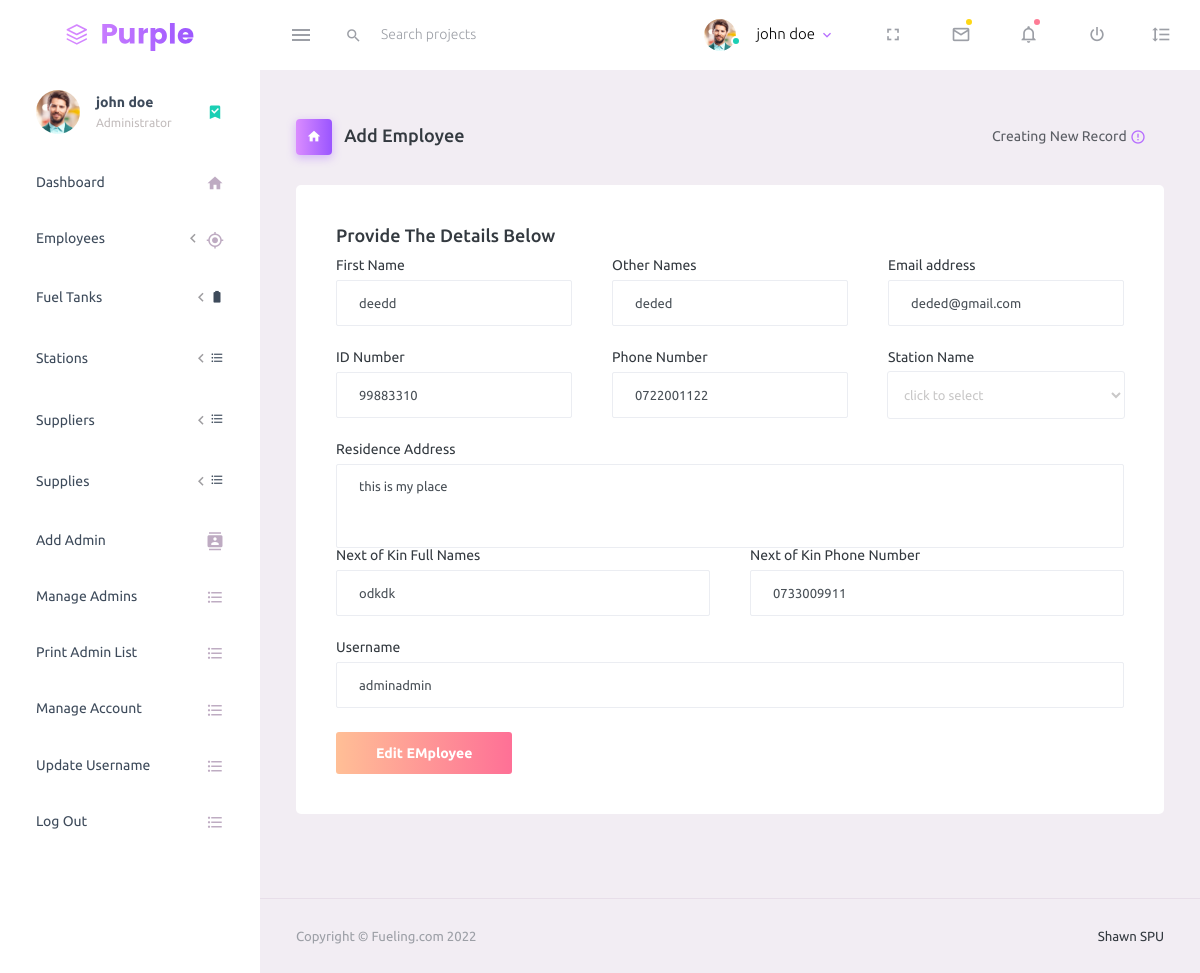
The page /admin/edit-employee.php?id=3 (signed in) on the database its author committed.
### tables this page shows
CREATE TABLE `employee` (
  `employee_id` int NOT NULL,
  `employee_first_name` varchar(50) NOT NULL,
  `employee_other_names` varchar(50) NOT NULL,
  `employee_id_number` varchar(50) NOT NULL,
  `employee_email_address` varchar(5000) NOT NULL,
  `employee_residence` varchar(500) NOT NULL,
  `residence_next_of_kin_full_names` varchar(50) NOT NULL,
  `employee_next_of_kin_phone_number` varchar(10) NOT NULL,
  `employee_phone_number` varchar(10) NOT NULL,
  `employee_station_id` int DEFAULT NULL
);

### admin/edit-employee.php (the view, shortened to what the rows shown need)
<?php
require 'admin-account.php';
?>
<?php
$tankid = $_GET['id'];
include '../db-conection.php';
$bookings = "SELECT * FROM `employee` WHERE `employee_id` = '$tankid'";
$querybookings = mysqli_query($conn, $bookings);
$bookingsrows = mysqli_num_rows($querybookings);
if ($bookingsrows >= 1) {
    while ($fetch = mysqli_fetch_assoc($querybookings)) {
        $globalfirstname = $fetch['employee_first_name'];
        $globalthernames = $fetch['employee_other_names'];
        $globalidnumber = $fetch['employee_id_number'];
        $globalemail = $fetch['employee_email_address'];
        $globalresidence = $fetch['employee_residence'];
        $globalkinfullname = $fetch['residence_next_of_kin_full_names'];
        $globalkinphonenumber = $fetch['employee_next_of_kin_phone_number'];
        $globalphonenumber = $fetch['employee_phone_number'];
    }
    global $globalfirstname;
    global $globalthernames;
    global $globalidnumber;
    global $globalemail;
    global $globalresidence;
    global $globalkinfullname;
    global $globalkinphonenumber;
    global $globalphonenumber;
}
?>
<!DOCTYPE html>
<html lang="en">
<head>
    <link rel="stylesheet" href="assets/vendors/mdi/css/materialdesignicons.min.css">
    <link rel="stylesheet" href="assets/vendors/css/vendor.bundle.base.css">
    <link rel="stylesheet" href="assets/css/style.css">
    <link rel="stylesheet" type="text/css" href="assets/css/toastr.min.css">
    <link rel="stylesheet" type="text/css" href="assets/css/toastr-btn.css">
</head>
<body>
    <div class="container-scroller">
        <?php include 'topbar.php'; ?>
        <div class="container-fluid page-body-wrapper">
            <?php include 'sidebar.php'; ?>
            <div class="main-panel">
                <div class="content-wrapper">
                    <div class="row">
                        <div class="col-12 grid-margin stretch-card">
                            <div class="card">
                                <div class="card-body">
                                    <form class="forms-sample" action="" method="POST" autocomplete="off" ">
                                        <div class=" row">
                                        <div class="col-4">
                                            <div class="form-group">
                                                <label for="exampleInputName1">First Name</label>
                                                <input type="text" class="form-control" id="exampleInputName1"
                                                    placeholder="Name" name="firstname"
                                                    value="<?php echo $globalfirstname; ?>">
                                            </div>
                                        </div>
                                        <div class="col-4">
                                            <div class="form-group">
                                                <label for="exampleInputName1">Other Names</label>
                                                <input type="text" class="form-control" id="exampleInputName1"
                                                    placeholder="Name" name="othernames"
                                                    value="<?php echo $globalthernames; ?>">
                                            </div>
                                        </div>
                                        <div class="col-4">
                                            <div class="form-group">
                                                <label for="exampleInputEmail3">Email address</label>
                                                <input type="text" class="form-control" id="exampleInputEmail3"
                                                    placeholder="Email" name="email_address"
                                                    value="<?php echo $globalemail; ?>">
                                            </div>
                                        </div>
                                </div>
                                <div class="row">
                                    <div class="col-4">
                                        <div class="form-group">
                                            <label for="exampleInputName1">ID Number</label>
                                            <input type="number" min="1" class="form-control" id="exampleInputName1"
                                                placeholder="National ID Number" name="id_number"
                                                value="<?php echo $globalidnumber; ?>">
                                        </div>
                                    </div>
                                    <div class="col-4">
                                        <div class="form-group">
                                            <label for="exampleInputName1">Phone Number</label>
                                            <input type="number" min="1" class="form-control" id="exampleInputName1"
                                                placeholder="Current Phone Number" name="phone_number"
                                                value="<?php echo $globalphonenumber; ?>">
                                        </div>
                                    </div>
                                </div>
                                <di class="form-group">
                                    <label for="exampleTextarea1">Residence Address</label>
                                    <textarea class="form-control" id="exampleTextarea1" rows="4" name="residence"><?php echo $globalresidence; ?>
                                    </textarea>
                                </di v>
                                <div class="row">
                                    <div class="col-6">
                                        <div class="form-group">
                                            <label for="exampleInputName1">Next of Kin Full Names</label>
                                            <input type="text" class="form-control" id="exampleInputName1"
                                                placeholder="Kin FUll names" name="next_of_kin_full_name"
                                                value="<?php echo $globalkinfullname; ?>">
                                        </div>
                                    </div>
                                    <div class="col-6">
                                        <div class="form-group">
                                            <label for="exampleInputName1">Next of Kin Phone Number</label>
                                            <input type="number" min="1" class="form-control" id="exampleInputName1"
                                                placeholder="current phone number for next of kin"
                                                name="kin_phone_number" value="<?php echo $globalkinphonenumber; ?>">
                                        </div>
                                    </div>
                                </div>
                                <div class="form-group">
                                    <label for="exampleInputPassword4">Username</label>
                                    <input type="text" class="form-control" id="exampleInputPassword4" name="username"
                                        placeholder="username" value="<?php echo $globalusername; ?>">
                                </div>
                                </form>
                            </div>
                        </div>
                    </div>
                </div>
            </div>
        </div>
    </div>
    </div>
</body>
</html>

### admin/topbar.php (shortened to what the rows shown need)
<nav class="navbar default-layout-navbar col-lg-12 col-12 p-0 fixed-top d-flex flex-row">
    <div class="navbar-menu-wrapper d-flex align-items-stretch">
        <ul class="navbar-nav navbar-nav-right">
            <li class="nav-item nav-profile dropdown">
                <a class="nav-link dropdown-toggle" id="profileDropdown" href="#" data-toggle="dropdown"
                    aria-expanded="false">
                    <div class="nav-profile-text">
                        <p class="mb-1 text-black"><?php echo $globalmembername; ?></p>
                    </div>
                </a>
            </li>
        </ul>
    </div>
</nav>

### admin/sidebar.php (shortened to what the rows shown need)
<nav class="sidebar sidebar-offcanvas" id="sidebar">
    <ul class="nav">
        <li class="nav-item nav-profile">
            <a href="#" class="nav-link">
                <div class="nav-profile-text d-flex flex-column">
                    <span class="font-weight-bold mb-2"><?php echo $globalmembername; ?></span>
                    <span class="text-secondary text-small">Administrator</span>
                </div>
            </a>
        </li>
    </ul>
</nav>

### rows shown on the page
employee: firstname "deedd", othernames "deded", email_address "deded@gmail.com", id_number "99883310", phone_number "0722001122", residence "this is my place", next_of_kin_full_name "odkdk", kin_phone_number "0733009911"

### other values the page prints
$globalmembername "john doe"
